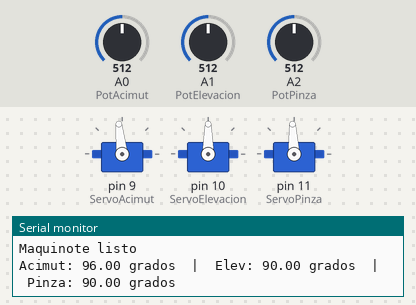
The sketch below on a simulated Arduino Uno, built with avr-gcc and run on an emulated ATmega328P. Parts: 3 × servo, the last lines printed to the serial monitor. The inputs (shaded band) are chosen by the test bench; at power-on: A0 (PotAcimut) = 512, A1 (PotElevacion) = 512, A2 (PotPinza) = 512.

Above: at 1.2 s.
1.3 s: A0 (PotAcimut) set to 716
At 2.0 s:
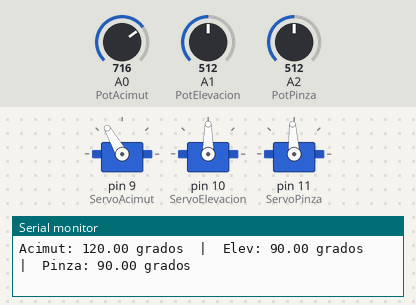
2.9 s: A1 (PotElevacion) set to 716
At 3.7 s:
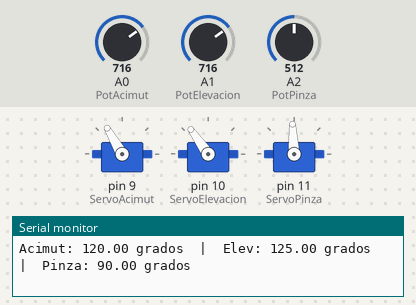
4.4 s: A2 (PotPinza) set to 716
At 5.4 s:
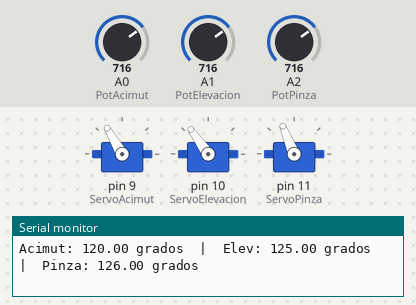
5.9 s: A0 (PotAcimut) set to 900
At 7.1 s:
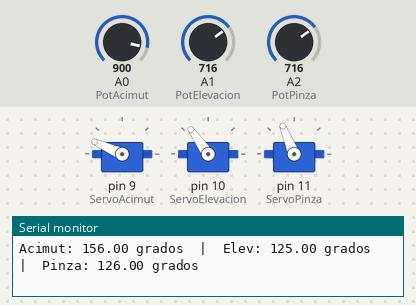
7.4 s: A1 (PotElevacion) set to 900
At 8.6 s:
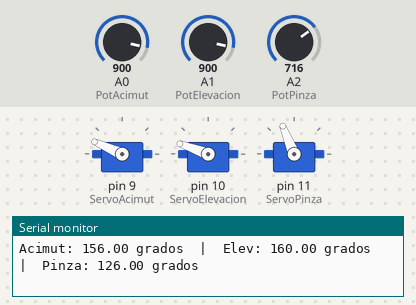
8.9 s: A2 (PotPinza) set to 900
At 9.4 s:
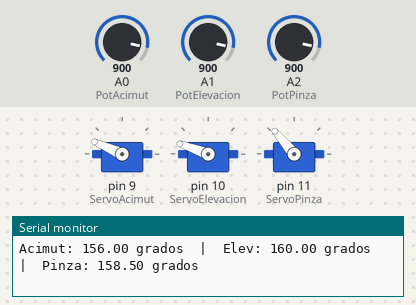
Timing chart, 0 to 11.4 s (numbered marks = the images above; inputs shaded):
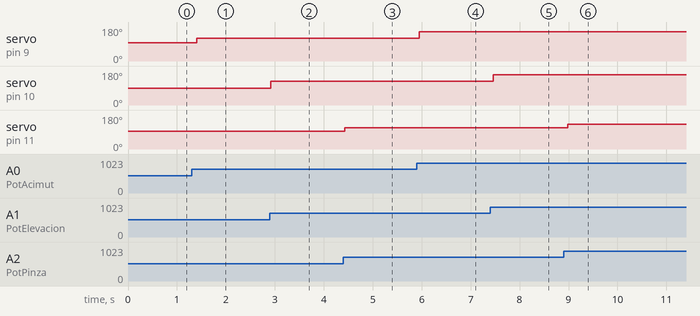

Measured:
- after the input at 1.3 s, servo on pin 9 (ServoAcimut): 96° → 120° after 0.10 s
- after the input at 2.9 s, servo on pin 10 (ServoElevacion): 90° → 125° at once
- after the input at 4.4 s, servo on pin 11 (ServoPinza): 93° → 112° at once
- after the input at 5.9 s, servo on pin 9 (ServoAcimut): 120° → 156° after 0.05 s
- after the input at 7.4 s, servo on pin 10 (ServoElevacion): 125° → 160° after 0.06 s
- after the input at 8.9 s, servo on pin 11 (ServoPinza): 112° → 130° after 0.08 s

The sketch:

servo_con_potenciometro.ino
```cpp
/*
 Práctica 03 - Brais Gude Martínez
   Fecha: 01/03/2026
   Funcionamiento: Este programa simula el comportamiento de un brazo robótico de dos ejes y pinza controlado de forma independiente por tres potenciómetros:
     - Servo A (acimut, eje horizontal):
         Gira el brazo a la izquierda o derecha (plano horizontal, 0°–180°).
         Entrada: potenciómetro en el pin analógico A0.
         Salida: servo en el pin digital 9.
         Precisión: 12° (el servo solo se mueve en saltos de 12 en 12 grados).
     - Servo B (elevación, eje vertical):
         Sube y baja el brazo sobre el horizonte (0°–180°).
         Entrada: potenciómetro en el pin analógico A1.
         Salida: servo en el pin digital 10.
         Precisión: 5° (el servo solo se mueve en saltos de 5 en 5 grados).
     - Servo C (pinza):
         Abre y cierra la pinza del brazo (0°–180°).
         Entrada: potenciómetro en el pin analógico A2.
         Salida: servo en el pin digital 11.
         Precisión: 0.5° (usa writeMicroseconds() para mayor resolución).
   El programa se actualiza un máximo de 8 veces por segundo (cada 125 ms) porque así lo pide el enunciado.
   Entradas analógicas: A0 (acimut), A1 (elevación), A2 (pinza)
   Salidas PWM: Pin 9 (acimut), Pin 10 (elevación), Pin 11 (pinza)
*/
#include <Servo.h>

// Potenciómetros
constexpr int PotAcimut    = A0;
constexpr int PotElevacion = A1;
constexpr int PotPinza     = A2;

// Servos
constexpr int ServoAcimut    =  9;
constexpr int ServoElevacion = 10;
constexpr int ServoPinza     = 11;

// Tiempos
constexpr unsigned long PeriodoMilisegundos = 125; // Máximo 8 accionamentos

// Precisión de cada servo en º (Los saltos que da al moverse)
constexpr float PasoAcimut    = 12.0;
constexpr float PasoElevacion =  5.0;
constexpr float PasoPinza     =  0.5;

Servo servoAcimut;
Servo servoElevacion;
Servo servoPinza;

// Ángulos anteriores para detectar cambios (inicializados a -1 para forzar la primera escritura)
float anguloAcimutAnterior    = -1;
float anguloElevacionAnterior = -1;
float anguloPinzaAnterior     = -1;

// Redondea un ángulo al múltiplo más próximo
float Redondeo(float angulo, float paso) {
  return round(angulo / paso) * paso;
}

// Conversión de grados a microsegundos.
// Como write solo acepta enteros, se multiplica por 1000 para usar la parte decimal como precision
int AnguloaMS(float grados) {
  return (int)(1000.0 + (grados / 180.0) * 1000.0);
}

void setup() {
  Serial.begin(9600);
  servoAcimut.attach(ServoAcimut);
  servoElevacion.attach(ServoElevacion);
  servoPinza.attach(ServoPinza);
  Serial.println("Maquinote listo");
}

void loop() {
  // Lectura de los potenciómetros, analogread tira un valor entre 0 y 1023
  int valorAcimut    = analogRead(PotAcimut);
  int valorElevacion = analogRead(PotElevacion);
  int valorPinza     = analogRead(PotPinza);

  // Conversión a grados con un mapeado (0º a 180º)
  float anguloAcimut    = (float)map(valorAcimut,    0, 1023, 0, 180);
  float anguloElevacion = (float)map(valorElevacion, 0, 1023, 0, 180);
  float anguloPinza = (valorPinza / 1023.0) * 180.0;

  // Redondeo de precisión para los saltos de los servos. En el servo C es un poco irrelevante porque nunca se va a notar.
  anguloAcimut    = Redondeo(anguloAcimut,    PasoAcimut);
  anguloElevacion = Redondeo(anguloElevacion, PasoElevacion);
  anguloPinza     = Redondeo(anguloPinza,     PasoPinza);

  // Solo actúa si algún ángulo ha cambiado respecto al ciclo anterior
  if (anguloAcimut    != anguloAcimutAnterior    ||
      anguloElevacion != anguloElevacionAnterior ||
      anguloPinza     != anguloPinzaAnterior) {

    // Escritura a los servos. El C se controla con ms para más precisión, por eso lo del comentario anterior.
    servoAcimut.write((int)anguloAcimut);
    servoElevacion.write((int)anguloElevacion);
    servoPinza.writeMicroseconds(AnguloaMS(anguloPinza));

    // Información del estado actual x serie
    Serial.print("Acimut: ");      Serial.print(anguloAcimut);
    Serial.print(" grados  |  Elev: "); Serial.print(anguloElevacion);
    Serial.print(" grados  |  Pinza: "); Serial.print(anguloPinza);
    Serial.println(" grados");

    // Actualización de los ángulos anteriores
    anguloAcimutAnterior    = anguloAcimut;
    anguloElevacionAnterior = anguloElevacion;
    anguloPinzaAnterior     = anguloPinza;
  }

  // Espera para limitar a frecuencia de accionamento a un máximo de 8 veces por segundo
  delay(PeriodoMilisegundos);
}
```
